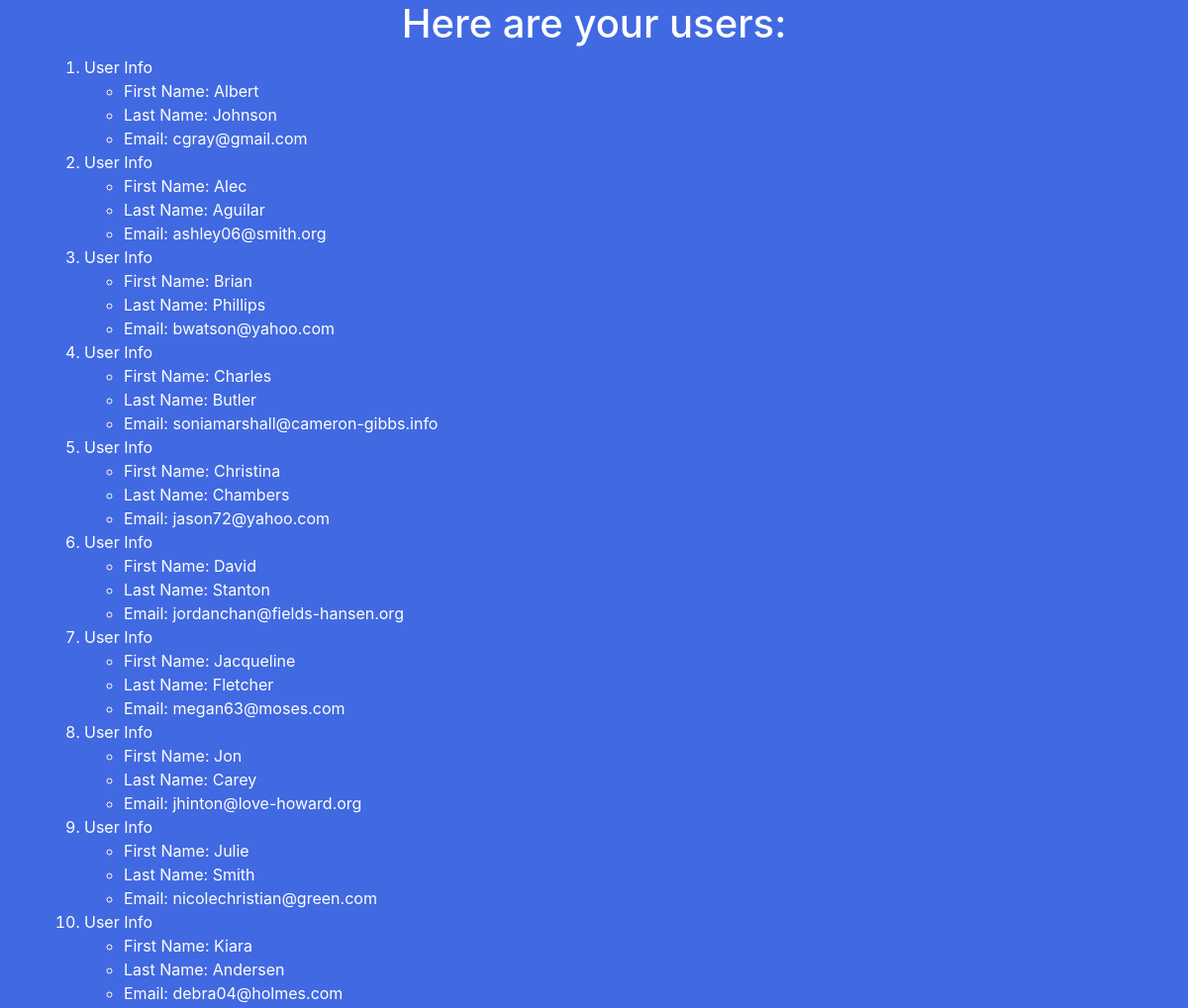
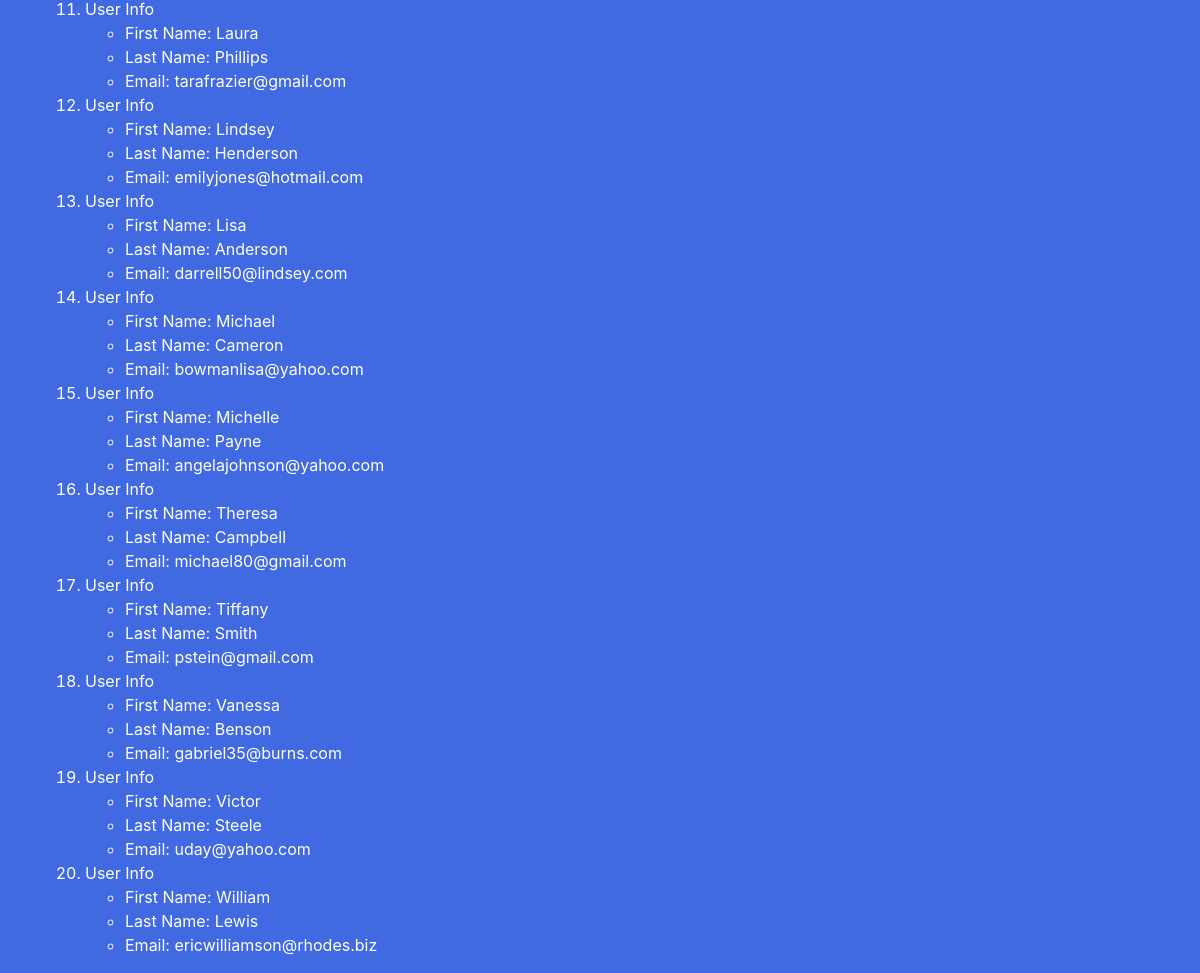
The app's page /data/ with its own data (2 pictures, top to bottom).
### users/models.py (models this page shows, shortened)
class User(models.Model):
    f_name = models.CharField(max_length=50)
    l_name = models.CharField(max_length=50)
    email = models.EmailField()

### users/views.py (the view)
# urls.py: url(r'^data/', views.data, name='data')
def data(request):
    user_list = User.objects.order_by('f_name')
    data_dict = {'user_list': user_list}
    return render(request, 'data.html', data_dict)

### templates/data.html (shortened to what this page needs)
<!DOCTYPE html>{% load staticfiles %}
<html>
<head>
    <link rel="stylesheet" href="{% static 'css/data.css' %}">
    <link rel="stylesheet" href="https://stackpath.bootstrapcdn.com/bootstrap/4.4.1/css/bootstrap.min.css">
</head>
<body>
    <div class="container">
        <h1>Here are your users:</h1>
        <ol>
            {% for user in user_list %}
            <li>User Info</li>
            <ul>
                <li>First Name: {{ user.f_name }}</li>
                <li>Last Name: {{ user.l_name }}</li>
                <li>Email: {{ user.email }}</li>
            </ul>
            {% endfor %}
        </ol>
    </div>
</body>
</html>

### static/css/data.css (style rules this page uses)
body { background-color: royalblue !important; color: white !important; }
h1 { text-align: center; }

### records on screen
User: f_name "Albert", l_name "Johnson", email "cgray@gmail.com"
User: f_name "Alec", l_name "Aguilar", email "ashley06@smith.org"
User: f_name "Brian", l_name "Phillips", email "bwatson@yahoo.com"
User: f_name "Charles", l_name "Butler", email "soniamarshall@cameron-gibbs.info"
User: f_name "Christina", l_name "Chambers", email "jason72@yahoo.com"
User: f_name "David", l_name "Stanton", email "jordanchan@fields-hansen.org"
User: f_name "Jacqueline", l_name "Fletcher", email "megan63@moses.com"
User: f_name "Jon", l_name "Carey", email "jhinton@love-howard.org"
User: f_name "Julie", l_name "Smith", email "nicolechristian@green.com"
User: f_name "Kiara", l_name "Andersen", email "debra04@holmes.com"
User: f_name "Laura", l_name "Phillips", email "tarafrazier@gmail.com"
User: f_name "Lindsey", l_name "Henderson", email "emilyjones@hotmail.com"
User: f_name "Lisa", l_name "Anderson", email "darrell50@lindsey.com"
User: f_name "Michael", l_name "Cameron", email "bowmanlisa@yahoo.com"
User: f_name "Michelle", l_name "Payne", email "angelajohnson@yahoo.com"
User: f_name "Theresa", l_name "Campbell", email "michael80@gmail.com"
User: f_name "Tiffany", l_name "Smith", email "pstein@gmail.com"
User: f_name "Vanessa", l_name "Benson", email "gabriel35@burns.com"
User: f_name "Victor", l_name "Steele", email "uday@yahoo.com"
User: f_name "William", l_name "Lewis", email "ericwilliamson@rhodes.biz"
